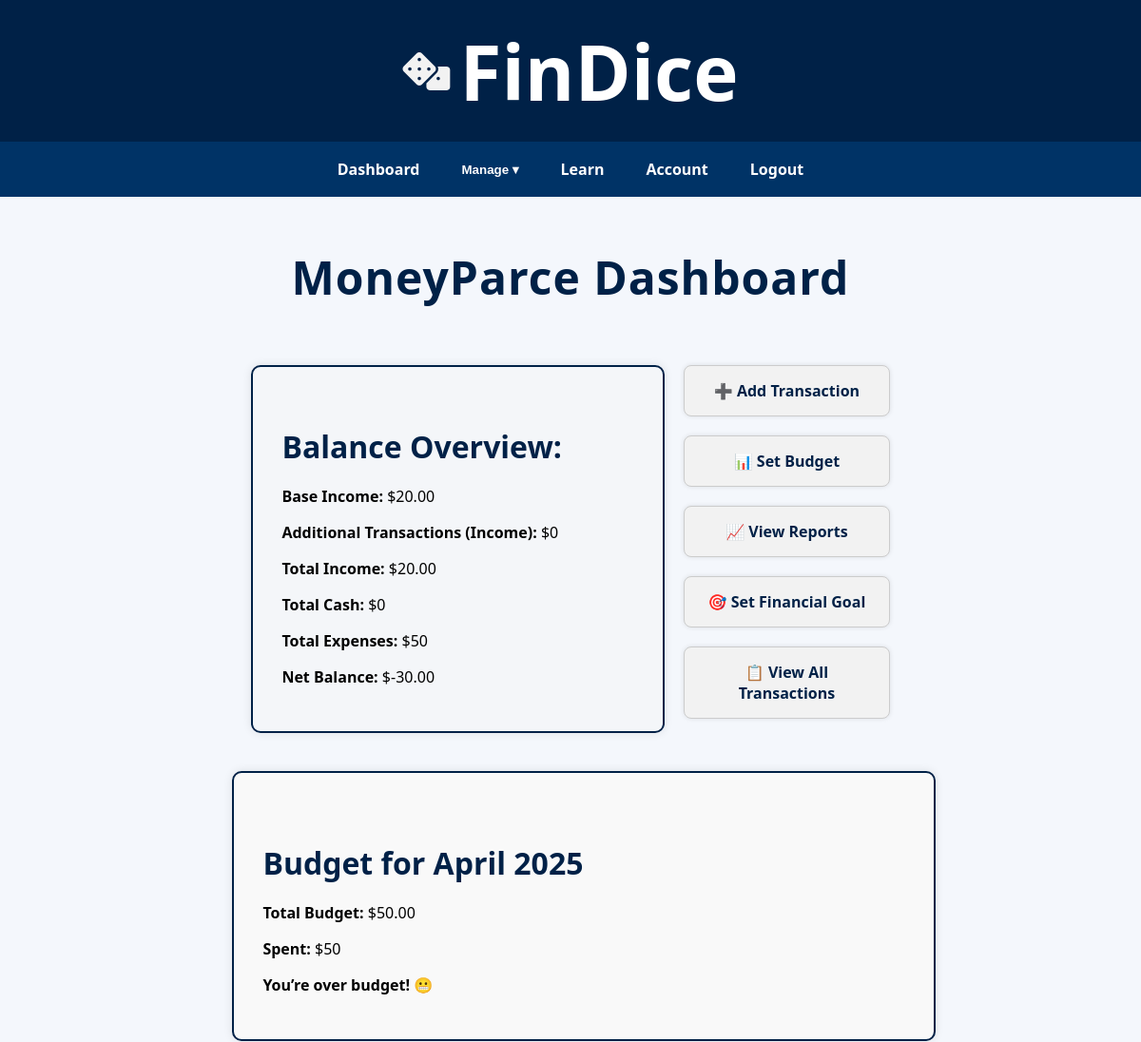
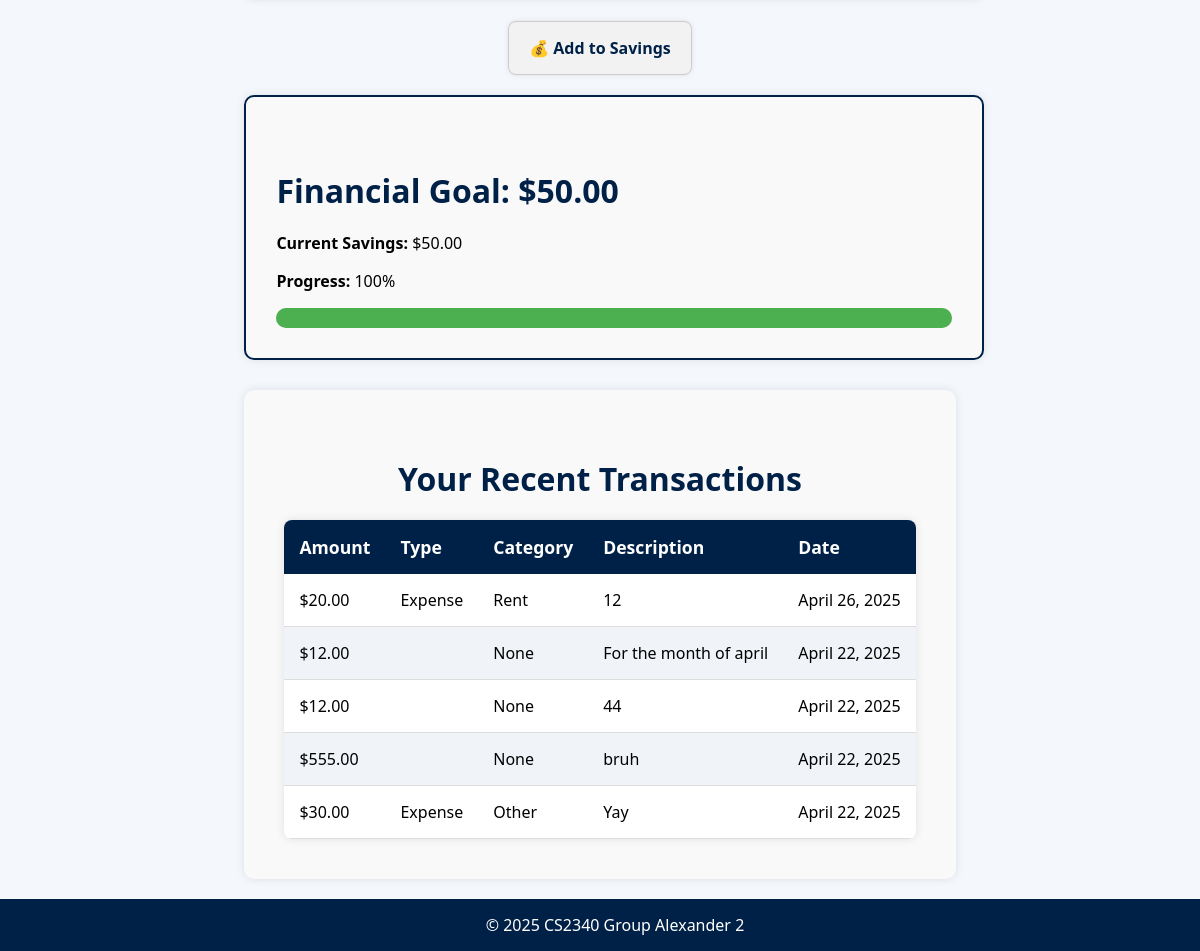
Screenshot of /dashboard/ (signed in) with the database file from the repository (2 pictures, top to bottom).
### core/models.py (models this page shows, shortened)
class UserProfile(models.Model):
    user = models.ForeignKey(User, on_delete=models.CASCADE)
    income = models.DecimalField(max_digits=10, decimal_places=2)

class Budget(models.Model):
    user = models.ForeignKey(User, on_delete=models.CASCADE)
    month = models.DateField()
    amount = models.DecimalField(max_digits=10, decimal_places=2)

class FinancialGoal(models.Model):
    user = models.OneToOneField(User, on_delete=models.CASCADE)
    target_amount = models.DecimalField(max_digits=10, decimal_places=2)
    current_savings = models.DecimalField(max_digits=10, decimal_places=2, default=0)
    created_at = models.DateTimeField(auto_now_add=True)
    def get_progress_percentage(self):
        if self.target_amount == 0:
            return 0
        return (self.current_savings / self.target_amount) * 100

class Transaction(models.Model):
    TRANSACTION_TYPES = [
        ('income', 'Income'),
        ('expense', 'Expense'),
        ('cash', 'Cash'),
    ]
    CATEGORY_CHOICES = [
        ('food', 'Food'),
        ('rent', 'Rent'),
        ('entertainment', 'Entertainment'),
        ('other', 'Other'),
    ]
    user = models.ForeignKey(User, on_delete=models.CASCADE)
    amount = models.DecimalField(max_digits=10, decimal_places=2)
    type = models.CharField(max_length=10, choices=TRANSACTION_TYPES)
    category = models.CharField(
        max_length=20,
        choices=CATEGORY_CHOICES,
        blank=True,
        null=True
    )
    description = models.TextField(blank=True)
    date = models.DateField(auto_now_add=True)

### core/views.py (the view)
# urls.py: path('dashboard/', views.dashboard, name='dashboard'),
@login_required
def dashboard(request):
    user = request.user
    profile = UserProfile.objects.get(user=user)
    base_income = profile.income
    recent_transactions = Transaction.objects.filter(user=user).order_by('-date')
    logged_income = Transaction.objects.filter(user=user, type='income').aggregate(Sum('amount'))['amount__sum'] or 0
    expense_total = Transaction.objects.filter(user=user, type='expense').aggregate(Sum('amount'))['amount__sum'] or 0
    cash_total = Transaction.objects.filter(user=user, type='cash').aggregate(Sum('amount'))['amount__sum'] or 0
    total_income = base_income + logged_income
    net_total = total_income - expense_total
    today = date.today()
    current_month = date(today.year, today.month, 1)
    budget = Budget.objects.filter(
        user=user,
        month__year=today.year,
        month__month=today.month
    ).first()
    monthly_expenses = Transaction.objects.filter(
        user=user, type='expense',
        date__year=today.year,
        date__month=today.month
    ).aggregate(Sum('amount'))['amount__sum'] or 0
    budget_left = budget.amount - monthly_expenses if budget else None
    try:
        financial_goal = FinancialGoal.objects.get(user=request.user)
    except FinancialGoal.DoesNotExist:
        financial_goal = None  # If the user doesn't have a goal, set it to None
    return render(request, 'dashboard.html', {
        'base_income': base_income,
        'logged_income': logged_income,
        'total_income': total_income,
        'expense_total': expense_total,
        'net_total': net_total,
        'cash_total': cash_total,
        'recent_transactions': recent_transactions,
        'budget': budget,
        'budget_left': budget_left,
        'monthly_expenses': monthly_expenses,
        'financial_goal': financial_goal,
    })

### Templates/dashboard.html (shortened to what this page needs)
{% extends 'base.html' %}
{% block content %}
  <h1 class="dashboard-title">MoneyParce Dashboard</h1>
  <div style="display: flex; justify-content: space-between; padding: 20px; gap: 20px;">
    <div style="border: 2px solid #002147; padding: 30px; width: 60%; border-radius: 10px; background-color: #f4f6f9; box-shadow: 0 0 10px rgba(0,0,0,0.1);">
      <h3 class="section-title">Balance Overview:</h3>
      <p><strong>Base Income:</strong> ${{ base_income }}</p>
      <p><strong>Additional Transactions (Income):</strong> ${{ logged_income }}</p>
      <p><strong>Total Income:</strong> ${{ total_income }}</p>
      <p><strong>Total Cash:</strong> ${{ cash_total }}</p>
      <p><strong>Total Expenses:</strong> ${{ expense_total }}</p>
      <p><strong>Net Balance:</strong> ${{ net_total }}</p>
    </div>
    <div style="display: flex; flex-direction: column; gap: 20px; width: 35%;">
      <a href="{% url 'add_transaction' %}" class="dashboard-button">➕ Add Transaction</a>
      <a href="{% url 'set_budget' %}" class="dashboard-button">📊 Set Budget</a>
      <a href="{% url 'view_reports' %}" class="dashboard-button">📈 View Reports</a>
      <a href="{% url 'set_financial_goal' %}" class="dashboard-button">🎯 Set Financial Goal</a>
      <a href="{% url 'view_transactions' %}" class="dashboard-button">📋 View All Transactions</a>
    </div>
  </div>
  {% if budget %}
    <div style="border: 2px solid #002147; border-radius: 10px; padding: 30px; margin-top: 20px; background-color: #f9f9f9; width: 100%; max-width: 95%; box-shadow: 0 0 10px rgba(0,0,0,0.1);">
      <h4 class="section-title">Budget for {{ budget.month|date:"F Y" }}</h4>
      <p><strong>Total Budget:</strong> ${{ budget.amount }}</p>
      <p><strong>Spent:</strong> ${{ monthly_expenses }}</p>
      {% if budget_left > 0 %}
        <p><strong>Remaining:</strong> ${{ budget_left }}</p>
      {% else %}
        <p><strong>You’re over budget!</strong> 😬</p>
      {% endif %}
    </div>
  {% else %}
    <div style="border: 2px solid #FFD700; border-radius: 10px; padding: 30px; margin-top: 20px; background-color: #fff3cd; width: 100%; max-width: 95%; box-shadow: 0 0 10px rgba(0,0,0,0.1);">
      <p>No budget set for this month. <a href="{% url 'set_budget' %}"><strong>Set one now.</strong></a></p>
    </div>
  {% endif %}
    <br>
<div style="display: flex; flex-direction: column; gap: 20px; width: 35%; justify-content: center; align-items: center; text-align: center; margin: 0 auto;">
  <a href="{% url 'add_to_savings' %}" class="dashboard-button">💰 Add to Savings</a>
</div>
    {% if financial_goal %}
  <div style="border: 2px solid #002147; border-radius: 10px; padding: 30px; margin-top: 20px; background-color: #f9f9f9; width: 100%; max-width: 95%; box-shadow: 0 0 10px rgba(0,0,0,0.1);">
    <h4 class="section-title">Financial Goal: ${{ financial_goal.target_amount }}</h4>
    <p><strong>Current Savings:</strong> ${{ financial_goal.current_savings }}</p>
    <p><strong>Progress:</strong> {{ financial_goal.get_progress_percentage }}%</p>
    <div style="background-color: #ddd; border-radius: 10px; height: 20px; width: 100%; margin-top: 10px;">
      <div class="progress-bar" style="width: {{ financial_goal.get_progress_percentage|default:0 }}%;"></div>
    </div>
  </div>
{% else %}
  <p class="empty-message">You haven't set a financial goal yet. <a href="{% url 'set_financial_goal' %}"><strong>Set one now!</strong></a></p>
{% endif %}
  <div class="transactions-container">
    <h2 class="section-title">Your Recent Transactions</h2>
    {% if recent_transactions %}
      <table class="transaction-table">
        <thead>
          <tr>
            <th>Amount</th>
            <th>Type</th>
            <th>Category</th>
            <th>Description</th>
            <th>Date</th>
          </tr>
        </thead>
        <tbody>
          {% for transaction in recent_transactions %}
            <tr>
              <td>${{ transaction.amount }}</td>
              <td>{{ transaction.get_type_display }}</td>
              <td>{{ transaction.get_category_display }}</td>
              <td>{{ transaction.description }}</td>
              <td>{{ transaction.date }}</td>
            </tr>
          {% endfor %}
        </tbody>
      </table>
    {% else %}
      <p class="empty-message">You haven’t added any transactions yet.</p>
    {% endif %}
  </div>
{% endblock %}

### Templates/base.html (shortened to what this page needs)
<!DOCTYPE html>
<html lang="en">
<head>
    <link href="https://cdnjs.cloudflare.com/ajax/libs/font-awesome/6.0.0-beta3/css/all.min.css" rel="stylesheet">
</head>
<body>
    <header>
        <i class="fas fa-dice"></i>
        {% if user.is_authenticated %}
            <a href="{% url 'dashboard' %}" style="text-decoration: none; color: white;">
                <h1>FinDice</h1>
            </a>
        {% else %}
                <h1>FinDice</h1>
        {% endif %}
    </header>
    {% if not hide_navbar %}
    <nav>
        {% if user.is_authenticated %}
            <a href="{% url 'dashboard' %}">Dashboard</a>
            <div class="dropdown">
                <button class="dropdown-btn">Manage ▾</button>
            </div>
            <a href="{% url 'learn' %}">Learn</a>
            <a href="{% url 'account_settings' %}">Account</a>
            <a href="{% url 'logout' %}">Logout</a>
        {% else %}
            <a href="{% url 'home' %}">Home</a>
            <a href="{% url 'register' %}">Register</a>
            <a href="{% url 'login' %}">Login</a>
            <a href="{% url 'learn' %}">Learn</a>
        {% endif %}
    </nav>
    {% endif %}
    <div class="content">
        {% block content %}{% endblock %}
    </div>
    <footer>
        <p>&copy; 2025 CS2340 Group Alexander 2</p>
    </footer>
</body>
</html>

### Templates/base.html (style rules this page uses)
body { font-family: 'Segoe UI', Tahoma, Geneva, Verdana, sans-serif; background-color: #f4f7fc; margin: 0; padding: 0; box-sizing: border-box; display: flex; flex-direction: column; height: 100vh; }
header { background-color: #002147; color: white; text-align: center; padding: 20px; font-size: 2.5rem; font-weight: bold; display: flex; align-items: center; justify-content: center; gap: 10px; }
header h1 { margin: 0; }
header i { font-size: 2.5rem; color: #f2f2f2; }
nav { background-color: #003366; display: flex; justify-content: center; align-items: center; gap: 20px; padding: 10px; position: relative; }
nav a, .dropdown-btn { color: white; text-decoration: none; font-weight: bold; padding: 8px 12px; border: none; background: none; cursor: pointer; }
.dropdown { position: relative; display: inline-block; }
.content { flex-grow: 1; max-width: 1200px; margin: 0 auto; padding: 20px; }
footer { background-color: #002147; color: white; text-align: center; padding: 15px; font-size: 1rem; width: 100%; }
footer p { margin: 0; }

### Templates/dashboard.html (style rules this page uses)
.dashboard-title { text-align: center; color: #002147; font-size: 3rem; font-weight: bold; margin-bottom: 40px; letter-spacing: 1px; }
.section-title { font-size: 2rem; color: #002147; margin-bottom: 20px; font-weight: bold; }
.dashboard-button { background-color: #f2f2f2; padding: 15px 20px; border-radius: 8px; border: 1px solid #ccc; text-decoration: none; color: #002147; text-align: center; font-weight: bold; transition: background-color 0.2s; box-shadow: 0 0 5px rgba(0,0,0,0.1); }
.transactions-container { padding: 40px; font-family: 'Segoe UI', sans-serif; background-color: #f9f9f9; border-radius: 10px; box-shadow: 0 0 10px rgba(0,0,0,0.1); margin-top: 30px; }
h2 { text-align: center; color: #002147; font-size: 2.5rem; margin-bottom: 30px; }
.transaction-table { width: 100%; border-collapse: collapse; font-size: 1.2rem; background-color: #fff; box-shadow: 0 0 10px rgba(0,0,0,0.1); border-radius: 8px; overflow: hidden; }
.transaction-table th { background-color: #002147; color: white; padding: 15px; text-align: left; font-size: 1.1rem; }
.transaction-table td { padding: 15px; border-bottom: 1px solid #ddd; font-size: 1rem; }
.transaction-table tr:nth-child(even) { background-color: #f0f4f8; }
.progress-bar { background-color: #4caf50; height: 100%; border-radius: 10px; }

### rows the page displays
UserProfile: income "20.00"
Budget: month "April 2025", amount "50.00"
FinancialGoal: target_amount "50.00", current_savings "50.00", get_progress_percentage "100"

### other values shown
{{ logged_income }} "0"
{{ total_income }} "20.00"
{{ cash_total }} "0"
{{ expense_total }} "50"
{{ net_total }} "-30.00"
{{ monthly_expenses }} "50"
